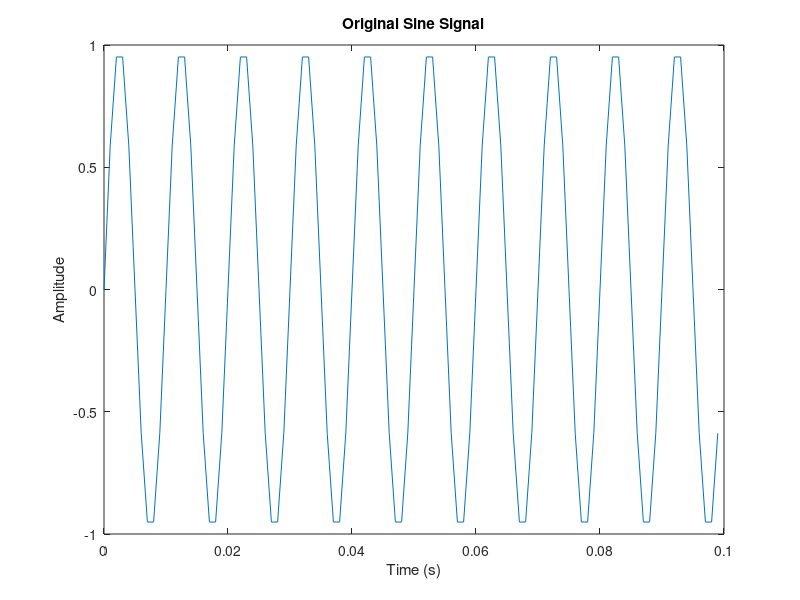
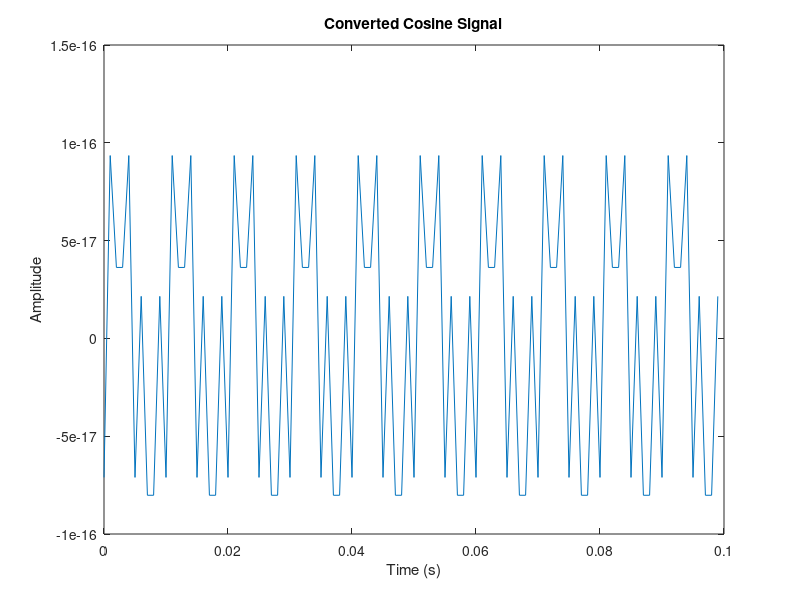

Source code (MATLAB) for these figures, in order: (Note: this script raises an error after producing the figures.)
clc;close all;
% 生成正弦信号
fs = 1e3; % 采样频率 1 kHz
t = 0:1/fs:0.1-1/fs; % 时间向量，持续 1 秒
f = 100; % 正弦波的频率 5 Hz
sine_signal = sin(2*pi*f*t); % 生成正弦信号

% 绘制原始正弦信号
figure;
plot(t, sine_signal);
title('Original Sine Signal');
xlabel('Time (s)');
ylabel('Amplitude');

% 对正弦信号进行傅里叶变换
S = fft(sine_signal);

% 创建移相滤波器
n = length(S);
shift_filter = exp(1i * (pi / 2)); % 90度移相

% 对傅里叶变换后的信号应用移相滤波器
S_shifted = S .* shift_filter;

% 对移相后的信号进行逆傅里叶变换
cosine_signal = ifft(S_shifted);

% 绘制转换后的余弦信号
figure;
plot(t, real(cosine_signal)); % 提取实部
title('Converted Cosine Signal');
xlabel('Time (s)');
ylabel('Amplitude');

phasedelay
